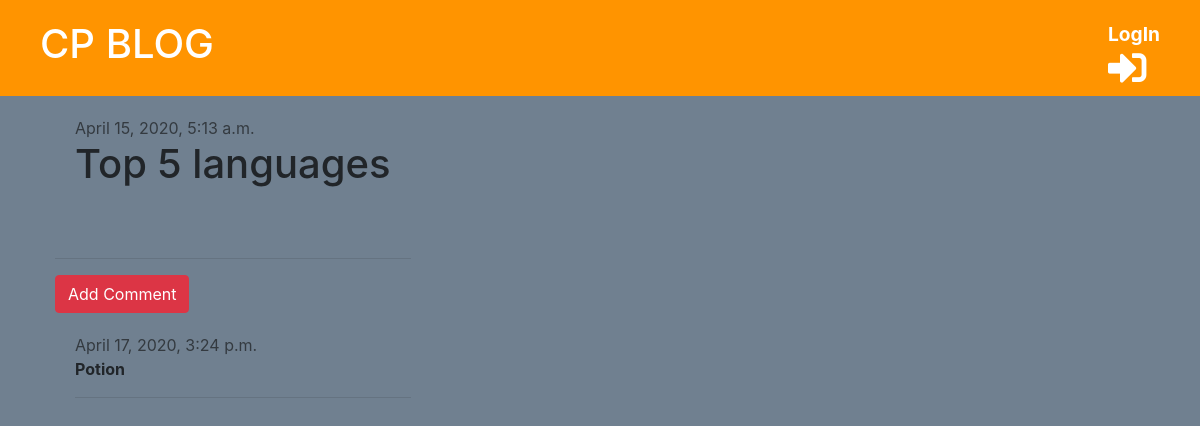
The app's page /post/2/ with its own data.
### blog/models.py (models this page shows, shortened)
class Post(models.Model):
    author = models.ForeignKey('auth.User', on_delete=models.CASCADE)
    title = models.CharField(max_length=255)
    text = models.TextField()
    created_date = models.DateTimeField(default=timezone.now)
    published_date = models.DateTimeField(blank=True, null=True)

class Comment(models.Model):
    post = models.ForeignKey(
        'blog.Post',
        on_delete=models.CASCADE,
        related_name='comments',
        related_query_name='comment'
    )
    author = models.CharField(max_length=200)
    text = models.TextField()
    created_date = models.DateTimeField(default=timezone.now)
    approved = models.BooleanField(default=False)

### blog/views.py (the view)
# urls.py: path('post/<int:pk>/', views.detail_view, name='post_detail'),
def detail_view(request, pk):
    post = get_object_or_404(Post, pk=pk)
    stuff_for_frontend = {'post': post}
    return render(request, 'blog/post_detail.html', stuff_for_frontend)

### blog/templatetags/markdownify.py (called while the page is built)
@register.filter
def markdown(value):
    renderer = HighlightRenderer()
    markdown = mistune.Markdown(renderer=renderer)
    return markdown(value)

### blog/templates/blog/post_detail.html (shortened to what this page needs)
{% extends 'blog/base.html' %}
{% load markdownify %}
{% block content %}
    <div class="post">
        {% if post.published_date %}
        <div class="date">
            {{ post.published_date }}
        </div>
        {% else %}
        <a href="{% url 'blog:post_publish' pk=post.pk %}" class="btn btn-primary">Publish</a>
        {% endif %}
        <h1>{{ post.title }}</h1>
    </div>
    <hr>
    <a href="{% url 'blog:add_comment' pk=post.pk %}" class="btn btn-danger">Add Comment</a>
    {% for comment in post.comments.all %}
        {% if user.is_authenticated or comment.approved %}
            <div class="comment">
                <div class="date">
                    {{ comment.created_date }}
                </div>
                <strong>{{ comment.author }}</strong>
                <hr>
            </div>
        {% endif %}
    {% empty %}
     <p> No comments yet ...</p>
    {% endfor %}
{% endblock %}

### blog/static/css/blog.css (style rules this page uses)
body { background-color: slategrey; }
.date { color: #343a40; }
.post { margin: 20px; margin-bottom: 70px; }
.comment { margin: 20px 0px 20px 20px; }

### records on screen
Post: published_date "April 15, 2020, 5:13 a.m.", title "Top 5 languages"
Comment: created_date "April 17, 2020, 3:24 p.m.", author "Potion"
